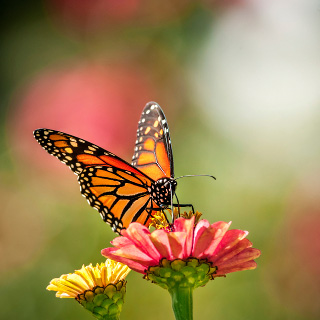
#> input picture ImageProcessing/image.jpg, 320 x 320 px
$ python imagePreprocessor.py image.jpg
#> lines starting #> are read from the running program, lines starting #| are printed output that depends on the picture

import sys
import numpy
from PIL import Image

# Name:			normalize
# Description:	Function which takes in a 2D Numpy float array with values from 0 to 255 and normalizes
# 				the data to values between 0 and 1
# Parameters:	Takes in a Numpy array which is the image pixel values converted to floats, as well
# 				as the image height and width
# Return:		Returns the normalized float array
def normalize(array, height, width):

	for row in range(height):
		for column in range(width):
			array[row][column] = array[row][column] / 255;

	return array

# Name:			openImage
# Description:	Function which checks that an image file name is provided as a command line argument,
# 				opens the image, converts the image to grayscale, and returns it
# Parameters:	Takes in a string array, sys.argv, which is the command line arguments
# Return:		Returns the opened image after it has been converted to grayscale
def openImage(commandLine):

	if len(commandLine) > 1:

		fileName = commandLine[1]
		originalImage = Image.open(fileName)
#> originalImage is the input picture: PIL image 320x320 RGB; mean R, G, B 160.4, 131.7, 85
		image = originalImage.convert('L')
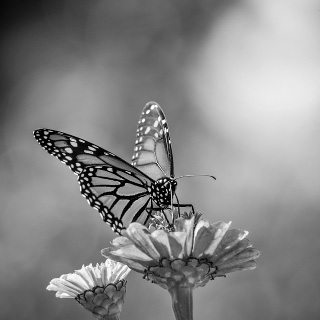
#> image: PIL image 320x320 L; min 0, max 255, mean 135

		return image

	else:

		return None

# Name:			commandLineOptions
# Description:	Function which inspects the command line arguments for flags "-s" for "show" and
# 				"-r" for "raw" to show the image being converted to a normalized float array and
# 				to print the raw values to terminal
# Parameters:	Takes in a string array, sys.argv, which is the command line arguments, the image,
# 				the image height and width, and the array with the raw values
# Return:		None
def commandLineOptions(commandLine, image, height, width, array):

	if len(commandLine) > 3 and commandLine[3] == "-s":

		image.show()

	if len(commandLine) > 4 and commandLine[4] == "-r":

		for row in range(height):
			for column in range(width):
				print(array[row][column])


# Name:			saveData
# Description:	Function which takes the third command line argument for the name of the file to write the
# 				output to, if there is no such command line argument then the name is defaulted to "output",
#				and the normalized float array is iterated through and written to the file, comma delimited
# Parameters:	Takes in the normalized float array from the image, the height and width of the image, and
# 				string array, sys.argv, which is the command line arguments
# Return:		None
def saveData(normalizedArray, height, width, commandLine):

	if len(commandLine) > 2:

		fileName = commandLine[2]

	else:

		fileName = "output"

	file = open(fileName, "w")

	for row in range(height):
		for column in range(width):
			file.write(str(round(normalizedArray[row][column], 3)) + ", ")
		file.write('\n')

	file.close()


if __name__ == '__main__':

	# open and convert the image
	image = openImage(sys.argv)

	# if the image name was provided as a command line argument
	if not image == None:

		width, height = image.size
#> width = 320; height = 320

		# convert the image into a Numpy float array
		imageArray = numpy.array(image)
		imageArray = imageArray.astype(float)

		# normalize the data in the float array to values between 0 and 1
		normalizedArray = normalize(imageArray, height, width)

		# save the data to a file
		saveData(normalizedArray, height, width, sys.argv)

		# check for command line flags to show the image and/or print the raw data to the screen
		commandLineOptions(sys.argv, image, height, width, normalizedArray)

	# no file name provided
	else:

		print("Error: no image supplied.  Enter the image file name as a command line argument.")
